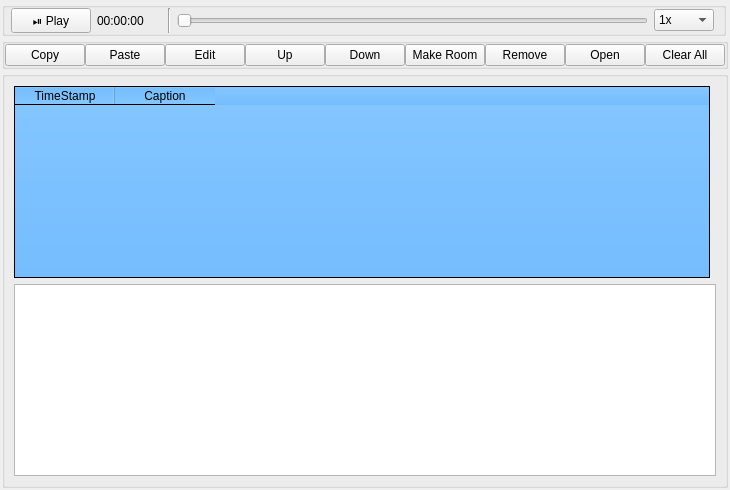
      <widget class="QWidget" name="page_2">
       <layout class="QGridLayout" name="gridLayout_11">
        <property name="leftMargin">
         <number>2</number>
        </property>
        <property name="topMargin">
         <number>2</number>
        </property>
        <property name="rightMargin">
         <number>2</number>
        </property>
        <property name="bottomMargin">
         <number>2</number>
        </property>
        <property name="spacing">
         <number>2</number>
        </property>
        <item row="0" column="0">
         <widget class="QGroupBox" name="groupBox_5">
          <property name="minimumSize">
           <size>
            <width>0</width>
            <height>27</height>
           </size>
          </property>
          <property name="styleSheet">
           <string notr="true">QPushButton{
 padding-top:2px;
	font: 10pt &quot;MS Shell Dlg 2l&quot;;
	color: rgb(255, 255, 255);
background-color:qlineargradient(spread:pad, x1:1, y1:0, x2:1, y2:1, stop:0 rgba(0, 244, 255, 255), stop:1 rgba(3, 115, 255, 255));

border:1px solid rgb(253, 254, 254);

border-radius:5px;
}
QPushButton:hover{
color: qlineargradient(spread:pad, x1:0, y1:0, x2:1, y2:1, stop:0 rgba(63, 63, 63, 255), stop:1 rgba(33, 33, 33, 255));
 background-color: qlineargradient(spread:pad, x1:0.505636, y1:0.221, x2:0.431818, y2:1, stop:0 rgba(89, 255, 255, 255), stop:1 rgba(60, 138, 255, 255));

}

QPushButton:pressed{
background-color: qlineargradient(spread:pad, x1:0.767, y1:1, x2:1, y2:0, stop:0 rgba(0, 244, 255, 255), stop:1 rgba(3, 115, 255, 255));\n&quot;

}</string>
          </property>
          <property name="title">
           <string/>
          </property>
          <layout class="QHBoxLayout" name="horizontalLayout">
           <property name="leftMargin">
            <number>6</number>
           </property>
           <property name="topMargin">
            <number>0</number>
           </property>
           <property name="bottomMargin">
            <number>0</number>
           </property>
           <item>
            <widget class="QPushButton" name="play_audio_pushButton">
             <property name="minimumSize">
              <size>
               <width>60</width>
               <height>25</height>
              </size>
             </property>
             <property name="text">
              <string>⏯ Play</string>
             </property>
             <property name="iconSize">
              <size>
               <width>12</width>
               <height>12</height>
              </size>
             </property>
             <property name="shortcut">
              <string>Space</string>
             </property>
            </widget>
           </item>
           <item>
            <widget class="QLabel" name="duration_label">
             <property name="minimumSize">
              <size>
               <width>65</width>
               <height>0</height>
              </size>
             </property>
             <property name="styleSheet">
              <string notr="true">font: 10pt &quot;MS Shell Dlg 2&quot;;</string>
             </property>
             <property name="text">
              <string>00:00:00</string>
             </property>
            </widget>
           </item>
           <item>
            <widget class="Line" name="line_8">
             <property name="orientation">
              <enum>Qt::Vertical</enum>
             </property>
            </widget>
           </item>
           <item>
            <widget class="QSlider" name="media_slider_horizontalSlider">
             <property name="orientation">
              <enum>Qt::Horizontal</enum>
             </property>
            </widget>
           </item>
           <item>
            <widget class="QComboBox" name="Playback_speed_comboBox">
             <property name="minimumSize">
              <size>
               <width>0</width>
               <height>22</height>
              </size>
             </property>
             <property name="styleSheet">
              <string notr="true">font: 10pt &quot;MS Shell Dlg 2&quot;;</string>
             </property>
             <item>
              <property name="text">
               <string>1x</string>
              </property>
             </item>
             <item>
              <property name="text">
               <string>1.25x</string>
              </property>
             </item>
             <item>
              <property name="text">
               <string>1.5x</string>
              </property>
             </item>
             <item>
              <property name="text">
               <string>1.75x</string>
              </property>
             </item>
             <item>
              <property name="text">
               <string>2x</string>
              </property>
             </item>
            </widget>
           </item>
          </layout>
         </widget>
        </item>
        <item row="1" column="0" colspan="2">
         <widget class="QGroupBox" name="groupBox_6">
          <property name="minimumSize">
           <size>
            <width>0</width>
            <height>26</height>
           </size>
          </property>
          <property name="styleSheet">
           <string notr="true">QPushButton{
 padding-top:3px;
 padding-bottom:3px;
	font: 10pt &quot;MS Shell Dlg 2l&quot;;
	color: rgb(255, 255, 255);
background-color:qlineargradient(spread:pad, x1:1, y1:0, x2:1, y2:1, stop:0 rgba(0, 244, 255, 255), stop:1 rgba(3, 115, 255, 255));

border:1px solid rgb(253, 254, 254);

}
QPushButton:hover{
color: qlineargradient(spread:pad, x1:0, y1:0, x2:1, y2:1, stop:0 rgba(63, 63, 63, 255), stop:1 rgba(33, 33, 33, 255));
 background-color: qlineargradient(spread:pad, x1:0.505636, y1:0.221, x2:0.431818, y2:1, stop:0 rgba(89, 255, 255, 255), stop:1 rgba(60, 138, 255, 255));

}

QPushButton:pressed{
background-color: qlineargradient(spread:pad, x1:0.767, y1:1, x2:1, y2:0, stop:0 rgba(0, 244, 255, 255), stop:1 rgba(3, 115, 255, 255));\n&quot;

}</string>
          </property>
          <property name="title">
           <string/>
          </property>
          <layout class="QHBoxLayout" name="horizontalLayout_2">
           <property name="spacing">
            <number>0</number>
           </property>
           <property name="leftMargin">
            <number>0</number>
           </property>
           <property name="topMargin">
            <number>0</number>
           </property>
           <property name="rightMargin">
            <number>0</number>
           </property>
           <property name="bottomMargin">
            <number>0</number>
           </property>
           <item>
            <widget class="QPushButton" name="Copy_pushButton">
             <property name="minimumSize">
              <size>
               <width>72</width>
               <height>0</height>
              </size>
             </property>
             <property name="styleSheet">
              <string notr="true"/>
             </property>
             <property name="text">
              <string>Copy</string>
             </property>
             <property name="icon">
              <iconset>
               <normaloff>Imgs/copy.png</normaloff>Imgs/copy.png</iconset>
             </property>
             <property name="iconSize">
              <size>
               <width>14</width>
               <height>14</height>
              </size>
             </property>
            </widget>
           </item>
           <item>
            <widget class="QPushButton" name="paste_pushButton">
             <property name="styleSheet">
              <string notr="true"/>
             </property>
             <property name="text">
              <string>Paste</string>
             </property>
            </widget>
           </item>
           <item>
            <widget class="QPushButton" name="Edit_pushButton">
             <property name="minimumSize">
              <size>
               <width>72</width>
               <height>0</height>
              </size>
             </property>
             <property name="styleSheet">
              <string notr="true"/>
             </property>
             <property name="text">
              <string>Edit</string>
             </property>
            </widget>
           </item>
           <item>
            <widget class="QPushButton" name="Up_pushbutton">
             <property name="minimumSize">
              <size>
               <width>72</width>
               <height>0</height>
              </size>
             </property>
             <property name="styleSheet">
              <string notr="true"/>
             </property>
             <property name="text">
              <string>Up</string>
             </property>
            </widget>
           </item>
           <item>
            <widget class="QPushButton" name="DownPushButton">
             <property name="minimumSize">
              <size>
               <width>72</width>
               <height>0</height>
              </size>
             </property>
             <property name="styleSheet">
              <string notr="true"/>
             </property>
             <property name="text">
              <string>Down</string>
             </property>
            </widget>
           </item>
           <item>
            <widget class="QPushButton" name="Make_room_pushbutton">
             <property name="minimumSize">
              <size>
               <width>72</width>
               <height>0</height>
              </size>
             </property>
             <property name="styleSheet">
              <string notr="true"/>
             </property>
             <property name="text">
              <string>Make Room</string>
             </property>
            </widget>
           </item>
           <item>
            <widget class="QPushButton" name="RemovePushButton">
             <property name="minimumSize">
              <size>
               <width>72</width>
               <height>0</height>
              </size>
             </property>
             <property name="styleSheet">
              <string notr="true"/>
             </property>
             <property name="text">
              <string>Remove</string>
             </property>
            </widget>
           </item>
           <item>
            <widget class="QPushButton" name="open_table__pushButton">
             <property name="minimumSize">
              <size>
               <width>72</width>
               <height>0</height>
              </size>
             </property>
             <property name="styleSheet">
              <string notr="true"/>
             </property>
             <property name="text">
              <string>Open</string>
             </property>
            </widget>
           </item>
           <item>
            <widget class="QPushButton" name="Clear_pushButton">
             <property name="minimumSize">
              <size>
               <width>72</width>
               <height>0</height>
              </size>
             </property>
             <property name="styleSheet">
              <string notr="true"/>
             </property>
             <property name="text">
              <string>Clear All</string>
             </property>
             <property name="icon">
              <iconset>
               <normaloff>../../.designer/NMs Keybord/Imgs/PngItem_4040102.png</normaloff>../../.designer/NMs Keybord/Imgs/PngItem_4040102.png</iconset>
             </property>
            </widget>
           </item>
          </layout>
         </widget>
        </item>
        <item row="2" column="0" colspan="2">
         <widget class="QGroupBox" name="groupBox_7">
          <property name="title">
           <string/>
          </property>
          <layout class="QGridLayout" name="gridLayout_9">
           <item row="0" column="0">
            <widget class="QTableWidget" name="tableWidget">
             <property name="enabled">
              <bool>true</bool>
             </property>
             <property name="styleSheet">
              <string notr="true">
font: 11pt &quot;Hind Siliguri&quot;, &quot;Kalpurush&quot;;

background-color: qlineargradient(spread:pad, x1:1, y1:1, x2:1, y2:0, stop:0 rgba(117, 189, 255, 255), stop:1 rgba(132, 198, 255, 255));</string>
             </property>
             <property name="editTriggers">
              <set>QAbstractItemView::DoubleClicked</set>
             </property>
             <column>
              <property name="text">
               <string>TimeStamp</string>
              </property>
             </column>
             <column>
              <property name="text">
               <string>Caption</string>
              </property>
             </column>
            </widget>
           </item>
           <item row="1" column="0" colspan="2">
            <widget class="QTextEdit" name="JusttextEdit_2">
             <property name="styleSheet">
              <string notr="true">font: 57 12pt &quot;Hind Siliguri Medium&quot;, &quot;Kalpurush&quot;, &quot;Siyam Rupali&quot; ;

</string>
             </property>
            </widget>
           </item>
          </layout>
         </widget>
        </item>
       </layout>
      </widget>
